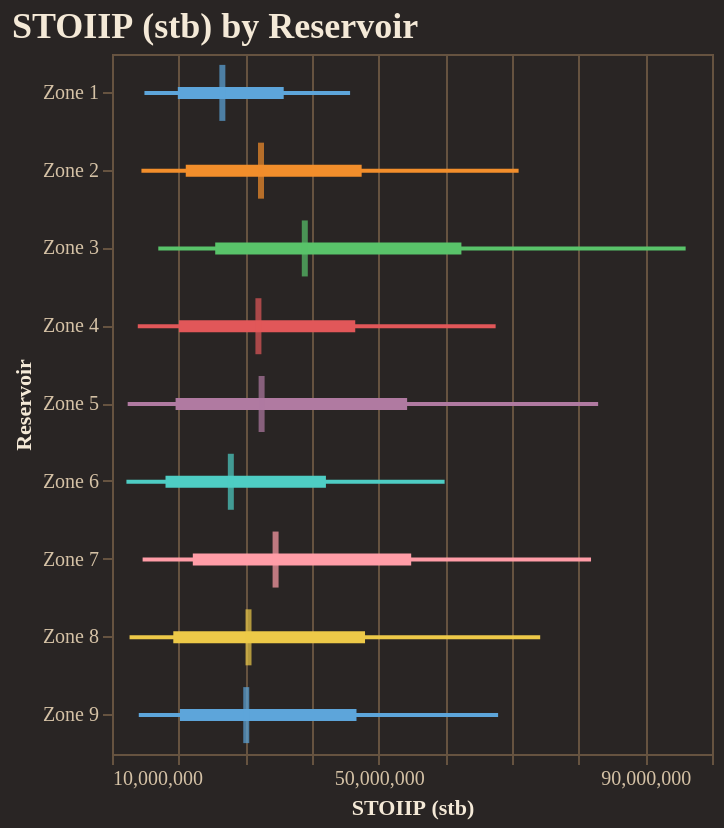

The cell this chart's notebook holds for it:
### Code cell
fig = reporter.plotter.forest_plot(
    "STOIIP (stb)", 
    backend=PLOTTING_BACKEND
)
fig.show()

### Figure 1 — Vega-Lite specification as saved in the notebook (floating-point values rounded to 4 significant figures)
{"config": {"background": "#292524", "view": {"fill": "#292524", "stroke": "#665340"}, "title": {"color": "#f4e9d7", "font": "Merriweather", "fontSize": 18, "fontWeight": 600, "subtitleColor": "#d5c2a6", "anchor": "start"}, "axis": {"domainColor": "#665340", "gridColor": "#665340", "tickColor": "#665340", "labelColor": "#d5c2a6", "titleColor": "#f4e9d7", "labelFont": "Merriweather", "titleFont": "Merriweather"}, "legend": {"titleColor": "#f4e9d7", "labelColor": "#d5c2a6", "labelFont": "Merriweather", "titleFont": "Merriweather", "orient": "top-right", "symbolType": "circle"}, "header": {"labelColor": "#d5c2a6", "titleColor": "#f4e9d7", "labelFont": "Merriweather", "titleFont": "Merriweather"}, "mark": {"color": "#c78d3b"}, "line": {"color": "#c78d3b"}, "bar": {"color": "#c78d3b"}, "point": {"color": "#ddb06d"}, "area": {"color": "#c78d3b", "opacity": 0.35}, "text": {"color": "#f4e9d7", "font": "Merriweather"}, "range": {"category": ["#5DA5DA", "#F28E2B", "#59C36A", "#E15759", "#B07AA1", "#4ECDC4", "#FF9DA7", "#EDC948"]}}, "layer": [{"mark": {"type": "rule", "strokeWidth": 2}, "encoding": {"color": {"field": "group", "legend": null, "type": "nominal"}, "x": {"field": "p10", "scale": {"zero": false}, "title": "STOIIP (stb)", "type": "quantitative"}, "x2": {"field": "p90"}, "y": {"field": "group", "sort": ["Zone 1", "Zone 2", "Zone 3", "Zone 4", "Zone 5", "Zone 6", "Zone 7", "Zone 8", "Zone 9"], "title": "Reservoir", "type": "nominal"}}}, {"mark": {"type": "rule", "strokeWidth": 6}, "encoding": {"color": {"field": "group", "legend": null, "type": "nominal"}, "x": {"field": "p25", "scale": {"zero": false}, "title": "STOIIP (stb)", "type": "quantitative"}, "x2": {"field": "p75"}, "y": {"field": "group", "sort": ["Zone 1", "Zone 2", "Zone 3", "Zone 4", "Zone 5", "Zone 6", "Zone 7", "Zone 8", "Zone 9"], "title": "Reservoir", "type": "nominal"}}}, {"mark": {"type": "tick", "color": "black", "size": 28, "thickness": 3}, "encoding": {"color": {"field": "group", "legend": null, "type": "nominal"}, "tooltip": [{"field": "group", "title": "Group", "type": "nominal"}, {"field": "p10", "title": "P10", "type": "quantitative"}, {"field": "p25", "title": "P25", "type": "quantitative"}, {"field": "median", "title": "Median", "type": "quantitative"}, {"field": "p75", "title": "P75", "type": "quantitative"}, {"field": "p90", "title": "P90", "type": "quantitative"}], "x": {"field": "median", "scale": {"zero": false}, "title": "STOIIP (stb)", "type": "quantitative"}, "y": {"field": "group", "sort": ["Zone 1", "Zone 2", "Zone 3", "Zone 4", "Zone 5", "Zone 6", "Zone 7", "Zone 8", "Zone 9"], "title": "Reservoir", "type": "nominal"}}}], "data": {"name": "data-ebf684ab47a9887c8c3fc2055ce1e9f9"}, "height": 350, "title": "STOIIP (stb) by Reservoir", "width": "container", "$schema": "https://vega.github.io/schema/vega-lite/v5.20.1.json", "datasets": {"data-ebf684ab47a9887c8c3fc2055ce1e9f9": [{"group": "Zone 1", "p10": 14870000.0, "p25": 19870000.0, "median": 26550000.0, "p75": 35760000.0, "p90": 45710000.0}, {"group": "Zone 2", "p10": 14410000.0, "p25": 21060000.0, "median": 32350000.0, "p75": 47450000.0, "p90": 70990000.0}, {"group": "Zone 3", "p10": 16940000.0, "p25": 25480000.0, "median": 38920000.0, "p75": 62410000.0, "p90": 96050000.0}, {"group": "Zone 4", "p10": 13870000.0, "p25": 20040000.0, "median": 31960000.0, "p75": 46490000.0, "p90": 67550000.0}, {"group": "Zone 5", "p10": 12350000.0, "p25": 19540000.0, "median": 32440000.0, "p75": 54270000.0, "p90": 82920000.0}, {"group": "Zone 6", "p10": 12160000.0, "p25": 18030000.0, "median": 27820000.0, "p75": 42090000.0, "p90": 59890000.0}, {"group": "Zone 7", "p10": 14590000.0, "p25": 22120000.0, "median": 34540000.0, "p75": 54880000.0, "p90": 81850000.0}, {"group": "Zone 8", "p10": 12630000.0, "p25": 19190000.0, "median": 30480000.0, "p75": 47950000.0, "p90": 74230000.0}, {"group": "Zone 9", "p10": 14020000.0, "p25": 20190000.0, "median": 30140000.0, "p75": 46670000.0, "p90": 67920000.0}]}}
